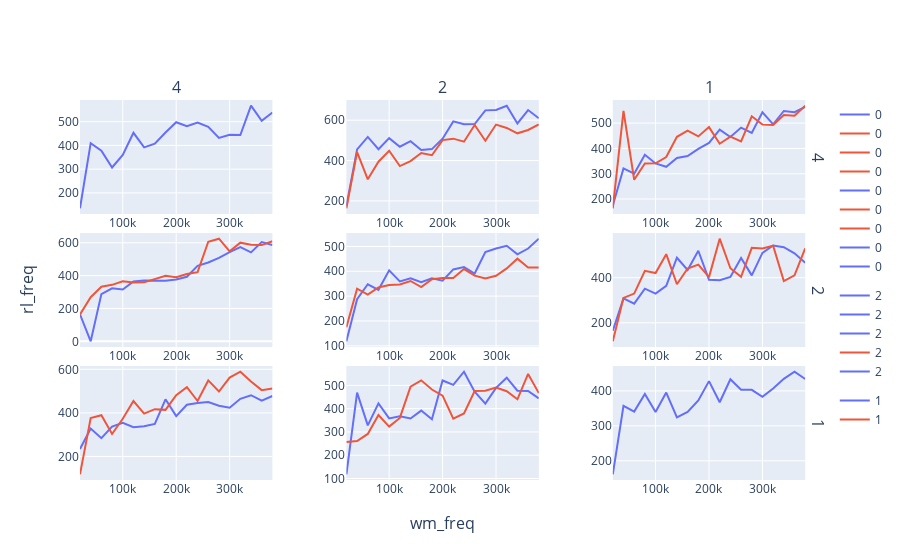

Write notebook code for a chart like this one.
### Code cell
dfs = []

freqs = [4, 2, 1]

fig = make_subplots(
    rows=len(freqs),
    row_titles=freqs,
    x_title="wm_freq",
    cols=len(freqs),
    column_titles=freqs,
    y_title="rl_freq",
    horizontal_spacing=0.1,
    vertical_spacing=0.05,
)

for row, wm_freq in enumerate(freqs):
    for col, rl_freq in enumerate(freqs):
        dfs = []
        for test_dir in results_dir.glob(f"*wm_freq={wm_freq}-rl_freq={rl_freq}*"):
            with open(test_dir / "config.yml", "r") as f:
                cfg = yaml.load(f)

            df = scalars.read(test_dir)
            if "tag" not in df.columns:
                continue
            df = df[df["tag"] == "val/mean_ep_ret"].copy()
            df["seed"] = cfg["repro"]["seed"]
            dfs.append(df)

        df = pd.concat(dfs, axis=0)

        xpr = px.line(df, x="step", y="value", color="seed")
        for trace in xpr.data:
            fig.add_trace(trace, row=row + 1, col=col + 1)

fig

### Figure 1 — Plotly figure (JSON) as saved in the notebook; plotly's stock layout.template omitted (floating-point values rounded to 4 significant figures)
{"data": [{"hovertemplate": "seed=0<br>step=%{x}<br>value=%{y}<extra></extra>", "legendgroup": "0", "line": {"color": "#636efa", "dash": "solid"}, "marker": {"symbol": "circle"}, "mode": "lines", "name": "0", "orientation": "v", "showlegend": true, "type": "scatter", "x": [20001, 40003, 60006, 80006, 100009, 120009, 140011, 160014, 180014, 200016, 220017, 240017, 260019, 280020, 300021, 320022, 340023, 360023, 380024], "xaxis": "x", "y": [135.2, 409.5, 378, 307.1, 359.6, 453.1, 391.8, 407.2, 454.1, 497.8, 481, 496, 478.7, 431.5, 444.6, 443.9, 567.2, 503.3, 538.8], "yaxis": "y"}, {"hovertemplate": "seed=2<br>step=%{x}<br>value=%{y}<extra></extra>", "legendgroup": "2", "line": {"color": "#636efa", "dash": "solid"}, "marker": {"symbol": "circle"}, "mode": "lines", "name": "2", "orientation": "v", "showlegend": true, "type": "scatter", "x": [20001, 40004, 60006, 80007, 100009, 120010, 140011, 160012, 180014, 200014, 220015, 240016, 260017, 280018, 300020, 320023, 340024, 360025, 380025], "xaxis": "x2", "y": [174.6, 455.4, 517.1, 456.1, 511.2, 468.6, 496.1, 452.8, 456.8, 508.6, 594.2, 580.4, 581.0, 648.8, 650.8, 671.9, 584.0, 650.2, 609.6], "yaxis": "y2"}, {"hovertemplate": "seed=0<br>step=%{x}<br>value=%{y}<extra></extra>", "legendgroup": "0", "line": {"color": "#EF553B", "dash": "solid"}, "marker": {"symbol": "circle"}, "mode": "lines", "name": "0", "orientation": "v", "showlegend": true, "type": "scatter", "x": [20001, 40003, 60003, 80006, 100009, 120011, 140014, 160017, 180017, 200020, 220023, 240023, 260024, 280024, 300024, 320027, 340028, 360029, 380031], "xaxis": "x2", "y": [163.4, 442.3, 307.1, 394.4, 448.9, 372.8, 397.7, 437.7, 426.6, 501.4, 508.6, 493.5, 576.0, 498.4, 578.4, 561.7, 535.1, 551.5, 578.7], "yaxis": "y2"}, {"hovertemplate": "seed=2<br>step=%{x}<br>value=%{y}<extra></extra>", "legendgroup": "2", "line": {"color": "#636efa", "dash": "solid"}, "marker": {"symbol": "circle"}, "mode": "lines", "name": "2", "orientation": "v", "showlegend": true, "type": "scatter", "x": [20001, 40003, 60003, 80003, 100006, 120006, 140006, 160009, 180011, 200014, 220017, 240020, 260022, 280023, 300024, 320024, 340025, 360026, 380029], "xaxis": "x3", "y": [174.6, 320.9, 299.9, 374.7, 340.6, 327.5, 362.2, 370.1, 398.3, 422.0, 474.1, 444.9, 482.3, 461.3, 542.6, 495.4, 548.2, 543, 564.0], "yaxis": "y3"}, {"hovertemplate": "seed=0<br>step=%{x}<br>value=%{y}<extra></extra>", "legendgroup": "0", "line": {"color": "#EF553B", "dash": "solid"}, "marker": {"symbol": "circle"}, "mode": "lines", "name": "0", "orientation": "v", "showlegend": true, "type": "scatter", "x": [20001, 40004, 60006, 80006, 100009, 120009, 140011, 160011, 180012, 200014, 220017, 240020, 260023, 280026, 300026, 320029, 340030, 360032, 380034], "xaxis": "x3", "y": [163.4, 548.8, 276.3, 340.6, 341.2, 366.2, 445.9, 470.2, 447.6, 484.3, 418.7, 446.9, 427.9, 527.3, 494.2, 492.8, 532.2, 529.6, 569.0], "yaxis": "y3"}, {"hovertemplate": "seed=2<br>step=%{x}<br>value=%{y}<extra></extra>", "legendgroup": "2", "line": {"color": "#636efa", "dash": "solid"}, "marker": {"symbol": "circle"}, "mode": "lines", "name": "2", "orientation": "v", "showlegend": true, "type": "scatter", "x": [20001, 40003, 60004, 80004, 100005, 120005, 140005, 160006, 180006, 200006, 220006, 240009, 260009, 280010, 300010, 320010, 340013, 360013, 380014], "xaxis": "x4", "y": [164.7, 0, 287.4, 322.9, 315.7, 364.9, 370.1, 371.4, 369.5, 376.7, 393.1, 459.7, 480.0, 507.9, 543.5, 573.7, 541.7, 604.3, 586.9], "yaxis": "y4"}, {"hovertemplate": "seed=0<br>step=%{x}<br>value=%{y}<extra></extra>", "legendgroup": "0", "line": {"color": "#EF553B", "dash": "solid"}, "marker": {"symbol": "circle"}, "mode": "lines", "name": "0", "orientation": "v", "showlegend": true, "type": "scatter", "x": [20001, 40002, 60005, 80005, 100008, 120009, 140010, 160010, 180011, 200014, 220017, 240020, 260021, 280021, 300024, 320024, 340025, 360025, 380028], "xaxis": "x4", "y": [163.4, 268.4, 332.1, 343.9, 365.5, 358.3, 359.0, 380.6, 399.0, 390.5, 409.8, 421.3, 606.2, 625.0, 547.9, 600.8, 588.3, 586.2, 609.5], "yaxis": "y4"}, {"hovertemplate": "seed=0<br>step=%{x}<br>value=%{y}<extra></extra>", "legendgroup": "0", "line": {"color": "#636efa", "dash": "solid"}, "marker": {"symbol": "circle"}, "mode": "lines", "name": "0", "orientation": "v", "showlegend": true, "type": "scatter", "x": [20001, 40002, 60002, 80002, 100003, 120003, 140003, 160003, 180003, 200003, 220003, 240005, 260008, 280010, 300012, 320014, 340016, 360018, 380021], "xaxis": "x5", "y": [118.1, 287.4, 347.8, 325.5, 403.6, 359.0, 372.1, 356.3, 371.4, 362.2, 407.5, 416.7, 391.1, 477.8, 491.5, 502.7, 468.6, 491.5, 531.2], "yaxis": "y5"}, {"hovertemplate": "seed=2<br>step=%{x}<br>value=%{y}<extra></extra>", "legendgroup": "2", "line": {"color": "#EF553B", "dash": "solid"}, "marker": {"symbol": "circle"}, "mode": "lines", "name": "2", "orientation": "v", "showlegend": true, "type": "scatter", "x": [20001, 40003, 60003, 80003, 100003, 120003, 140003, 160003, 180006, 200009, 220012, 240015, 260018, 280020, 300023, 320025, 340027, 360030, 380032], "xaxis": "x5", "y": [174.6, 330.1, 306.5, 334.7, 344.5, 347.2, 360.9, 336.7, 368.2, 372.8, 372.8, 408.8, 382.6, 371.4, 381.9, 411.5, 450.8, 415.4, 414.8], "yaxis": "y5"}, {"hovertemplate": "seed=2<br>step=%{x}<br>value=%{y}<extra></extra>", "legendgroup": "2", "line": {"color": "#636efa", "dash": "solid"}, "marker": {"symbol": "circle"}, "mode": "lines", "name": "2", "orientation": "v", "showlegend": true, "type": "scatter", "x": [20001, 40004, 60006, 80006, 100006, 120009, 140012, 160013, 180013, 200016, 220017, 240019, 260020, 280021, 300022, 320023, 340024, 360025, 380027], "xaxis": "x6", "y": [164.7, 308.4, 284.8, 351.1, 329.4, 363.6, 488.2, 434.1, 519.1, 390.5, 388.5, 402.9, 486.9, 410.2, 509.8, 542.2, 535.1, 507.6, 466.2], "yaxis": "y6"}, {"hovertemplate": "seed=0<br>step=%{x}<br>value=%{y}<extra></extra>", "legendgroup": "0", "line": {"color": "#EF553B", "dash": "solid"}, "marker": {"symbol": "circle"}, "mode": "lines", "name": "0", "orientation": "v", "showlegend": true, "type": "scatter", "x": [20001, 40004, 60005, 80005, 100006, 120006, 140007, 160009, 180011, 200013, 220014, 240015, 260016, 280017, 300018, 320018, 340019, 360019, 380020], "xaxis": "x6", "y": [118.1, 310.4, 329.4, 430.5, 420.6, 503.9, 370.8, 440.3, 458, 402.3, 572.5, 441.6, 403.6, 532.2, 528.9, 541.7, 384.6, 410.2, 529.6], "yaxis": "y6"}, {"hovertemplate": "seed=1<br>step=%{x}<br>value=%{y}<extra></extra>", "legendgroup": "1", "line": {"color": "#636efa", "dash": "solid"}, "marker": {"symbol": "circle"}, "mode": "lines", "name": "1", "orientation": "v", "showlegend": true, "type": "scatter", "x": [20001, 40001, 60002, 80005, 100007, 120007, 140007, 160008, 180008, 200010, 220013, 240014, 260016, 280017, 300018, 320020, 340022, 360022, 380024], "xaxis": "x7", "y": [234.3, 328.1, 284.2, 337.3, 354.4, 334.7, 338.6, 349.8, 462.7, 385.2, 437.7, 445.9, 449.8, 432.8, 423.9, 464.9, 481.3, 456.8, 477.8], "yaxis": "y7"}, {"hovertemplate": "seed=0<br>step=%{x}<br>value=%{y}<extra></extra>", "legendgroup": "0", "line": {"color": "#EF553B", "dash": "solid"}, "marker": {"symbol": "circle"}, "mode": "lines", "name": "0", "orientation": "v", "showlegend": true, "type": "scatter", "x": [20001, 40001, 60002, 80002, 100003, 120003, 140004, 160007, 180010, 200010, 220013, 240013, 260016, 280017, 300019, 320020, 340022, 360024, 380025], "xaxis": "x7", "y": [118.1, 376.7, 389.2, 303.2, 373.4, 454.8, 397.0, 417.4, 414.1, 481.7, 518.4, 454.8, 549.3, 498.1, 562.4, 589.3, 544.3, 504.7, 511.9], "yaxis": "y7"}, {"hovertemplate": "seed=0<br>step=%{x}<br>value=%{y}<extra></extra>", "legendgroup": "0", "line": {"color": "#636efa", "dash": "solid"}, "marker": {"symbol": "circle"}, "mode": "lines", "name": "0", "orientation": "v", "showlegend": true, "type": "scatter", "x": [20001, 40001, 60001, 80001, 100001, 120004, 140004, 160004, 180004, 200005, 220006, 240006, 260007, 280008, 300008, 320009, 340011, 360011, 380011], "xaxis": "x8", "y": [118.1, 468.8, 328.1, 422.6, 358.3, 367.5, 357.7, 391.8, 354.4, 521.1, 502.0, 558.8, 473.2, 421.6, 489.6, 533.2, 477.4, 475.8, 444.3], "yaxis": "y8"}, {"hovertemplate": "seed=1<br>step=%{x}<br>value=%{y}<extra></extra>", "legendgroup": "1", "line": {"color": "#EF553B", "dash": "solid"}, "marker": {"symbol": "circle"}, "mode": "lines", "name": "1", "orientation": "v", "showlegend": true, "type": "scatter", "x": [20001, 40001, 60001, 80002, 100002, 120005, 140008, 160011, 180012, 200013, 220015, 240017, 260020, 280022, 300025, 320027, 340027, 360028, 380031], "xaxis": "x8", "y": [256.6, 261.2, 291.4, 372.8, 322.9, 360.3, 494.5, 521.6, 482.3, 456.1, 357, 379.3, 475.8, 477.1, 490.2, 474.8, 440.3, 549.3, 466.9], "yaxis": "y8"}, {"hovertemplate": "seed=0<br>step=%{x}<br>value=%{y}<extra></extra>", "legendgroup": "0", "line": {"color": "#636efa", "dash": "solid"}, "marker": {"symbol": "circle"}, "mode": "lines", "name": "0", "orientation": "v", "showlegend": true, "type": "scatter", "x": [20001, 40001, 60004, 80005, 100006, 120006, 140009, 160009, 180012, 200012, 220015, 240018, 260020, 280022, 300024, 320027, 340029, 360031, 380033], "xaxis": "x9", "y": [161.4, 357, 340.6, 391.1, 339.3, 395.1, 324.2, 339.9, 372.8, 427.9, 367.5, 433.1, 402.9, 402.9, 383.2, 406.9, 434.4, 454.8, 433.8], "yaxis": "y9"}], "layout": {"annotations": [{"font": {"size": 16}, "showarrow": false, "text": "4", "x": 0.13, "xanchor": "center", "xref": "paper", "y": 1, "yanchor": "bottom", "yref": "paper"}, {"font": {"size": 16}, "showarrow": false, "text": "2", "x": 0.49, "xanchor": "center", "xref": "paper", "y": 1, "yanchor": "bottom", "yref": "paper"}, {"font": {"size": 16}, "showarrow": false, "text": "1", "x": 0.85, "xanchor": "center", "xref": "paper", "y": 1, "yanchor": "bottom", "yref": "paper"}, {"font": {"size": 16}, "showarrow": false, "text": "4", "textangle": 90, "x": 0.98, "xanchor": "left", "xref": "paper", "y": 0.85, "yanchor": "middle", "yref": "paper"}, {"font": {"size": 16}, "showarrow": false, "text": "2", "textangle": 90, "x": 0.98, "xanchor": "left", "xref": "paper", "y": 0.5, "yanchor": "middle", "yref": "paper"}, {"font": {"size": 16}, "showarrow": false, "text": "1", "textangle": 90, "x": 0.98, "xanchor": "left", "xref": "paper", "y": 0.15, "yanchor": "middle", "yref": "paper"}, {"font": {"size": 16}, "showarrow": false, "text": "wm_freq", "x": 0.49, "xanchor": "center", "xref": "paper", "y": 0, "yanchor": "top", "yref": "paper", "yshift": -30}, {"font": {"size": 16}, "showarrow": false, "text": "rl_freq", "textangle": -90, "x": 0, "xanchor": "right", "xref": "paper", "xshift": -40, "y": 0.5, "yanchor": "middle", "yref": "paper"}], "xaxis": {"anchor": "y", "domain": [0, 0.26]}, "xaxis2": {"anchor": "y2", "domain": [0.36, 0.62]}, "xaxis3": {"anchor": "y3", "domain": [0.72, 0.98]}, "xaxis4": {"anchor": "y4", "domain": [0, 0.26]}, "xaxis5": {"anchor": "y5", "domain": [0.36, 0.62]}, "xaxis6": {"anchor": "y6", "domain": [0.72, 0.98]}, "xaxis7": {"anchor": "y7", "domain": [0, 0.26]}, "xaxis8": {"anchor": "y8", "domain": [0.36, 0.62]}, "xaxis9": {"anchor": "y9", "domain": [0.72, 0.98]}, "yaxis": {"anchor": "x", "domain": [0.7, 1]}, "yaxis2": {"anchor": "x2", "domain": [0.7, 1]}, "yaxis3": {"anchor": "x3", "domain": [0.7, 1]}, "yaxis4": {"anchor": "x4", "domain": [0.35, 0.65]}, "yaxis5": {"anchor": "x5", "domain": [0.35, 0.65]}, "yaxis6": {"anchor": "x6", "domain": [0.35, 0.65]}, "yaxis7": {"anchor": "x7", "domain": [0, 0.3]}, "yaxis8": {"anchor": "x8", "domain": [0, 0.3]}, "yaxis9": {"anchor": "x9", "domain": [0, 0.3]}}}
